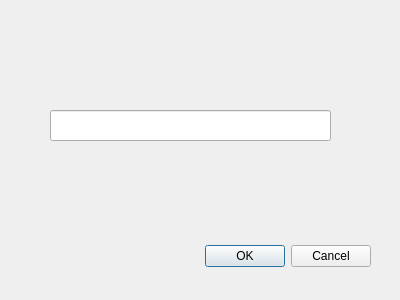
<?xml version="1.0" encoding="UTF-8"?>
<ui version="4.0">
 <class>OpenDialog</class>
 <widget class="QDialog" name="OpenDialog">
  <property name="geometry">
   <rect>
    <x>0</x>
    <y>0</y>
    <width>400</width>
    <height>300</height>
   </rect>
  </property>
  <property name="windowTitle">
   <string>Dialog</string>
  </property>
  <widget class="QDialogButtonBox" name="buttonBox">
   <property name="geometry">
    <rect>
     <x>30</x>
     <y>240</y>
     <width>341</width>
     <height>32</height>
    </rect>
   </property>
   <property name="orientation">
    <enum>Qt::Horizontal</enum>
   </property>
   <property name="standardButtons">
    <set>QDialogButtonBox::Cancel|QDialogButtonBox::Ok</set>
   </property>
  </widget>
  <widget class="QLineEdit" name="lineEdit">
   <property name="geometry">
    <rect>
     <x>50</x>
     <y>110</y>
     <width>281</width>
     <height>31</height>
    </rect>
   </property>
  </widget>
 </widget>
 <resources/>
 <connections>
  <connection>
   <sender>buttonBox</sender>
   <signal>accepted()</signal>
   <receiver>OpenDialog</receiver>
   <slot>accept()</slot>
   <hints>
    <hint type="sourcelabel">
     <x>248</x>
     <y>254</y>
    </hint>
    <hint type="destinationlabel">
     <x>157</x>
     <y>274</y>
    </hint>
   </hints>
  </connection>
  <connection>
   <sender>buttonBox</sender>
   <signal>rejected()</signal>
   <receiver>OpenDialog</receiver>
   <slot>reject()</slot>
   <hints>
    <hint type="sourcelabel">
     <x>316</x>
     <y>260</y>
    </hint>
    <hint type="destinationlabel">
     <x>286</x>
     <y>274</y>
    </hint>
   </hints>
  </connection>
  <connection>
   <sender>lineEdit</sender>
   <signal>textEdited(QString)</signal>
   <receiver>OpenDialog</receiver>
   <slot>slotSyncLineEditAndOpenLoc(QString)</slot>
   <hints>
    <hint type="sourcelabel">
     <x>190</x>
     <y>125</y>
    </hint>
    <hint type="destinationlabel">
     <x>199</x>
     <y>149</y>
    </hint>
   </hints>
  </connection>
 </connections>
 <slots>
  <slot>slotSyncLineEditAndOpenLoc(QString)</slot>
 </slots>
</ui>
